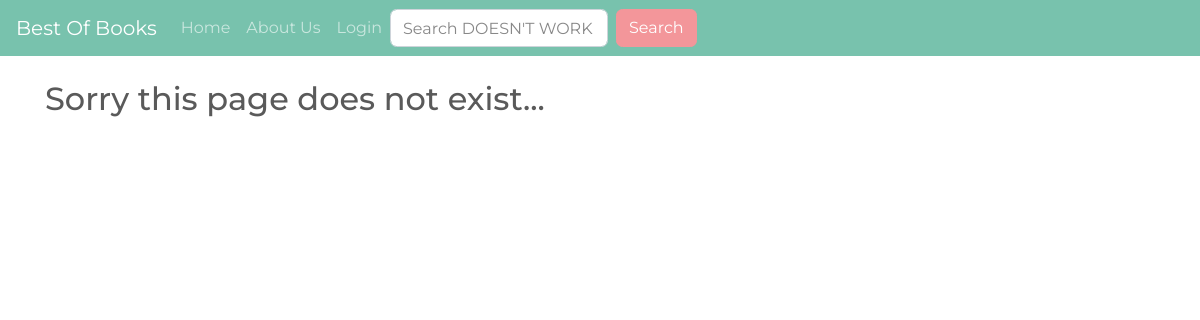
The app's page /genre/mystery, older data.
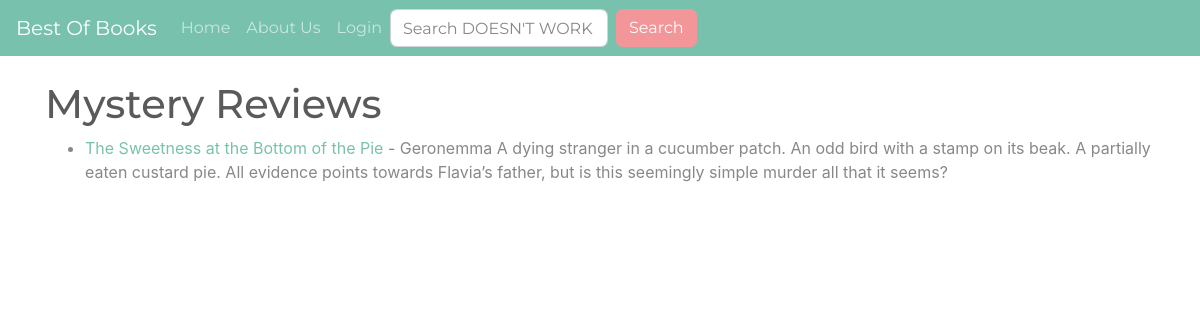
The same page, newer data.
### mainapp/models.py (models this page shows, shortened)
class Post(models.Model):
	title = models.CharField(max_length=255)
	slug = models.SlugField(max_length=255, null=False, unique=True)
	reviewer = models.ForeignKey(User, on_delete=models.CASCADE)
	author = models.CharField(max_length=255)
	pub_date = models.DateField()
	genre = models.CharField(max_length=255)
	should_know = models.CharField(max_length=500)
	snippit = models.CharField(max_length=255)
	body = models.TextField()

### mainapp/views.py (the view)
# urls.py: path('genre/<str:genres>', GenreView, name="genre"),
def GenreView(request, genres):
	genre_posts = Post.objects.filter(genre=genres)
	return render(request, 'genres.html', {"genres":genres.title(), 'genre_posts':genre_posts})

### mainapp/templates/genres.html (shortened to what this page needs)
{% extends 'base.html' %}
{% block content %}
{% if genre_posts %}
<h1>{{ genres }} Reviews</h1>
<ul>
{% for post in genre_posts %}
	<li><a href="{% url 'article-detail' post.slug  %}">{{ post.title }}</a> - {{ post.reviewer }}
	{{ post.snippit}}</li>
{% endfor %}
</ul>
{% else %}
<h2>Sorry this page does not exist...</h2>
{% endif%}
{% endblock %}

Row changes from the older to the newer data that the page shows:
added Post: genre "Mystery", title "The Sweetness at the Bottom of the Pie", reviewer "Geronemma", snippit "A dying stranger in a cucumber patch. An odd bird with a stamp on its beak. A partially eaten custard pie. All evidence points towards Flavia’s father, but is this seemingly simple murder all that it seems?"
Text that changed along with them:
text no longer shown: "Sorry this page does not exist..."
text now shown: "Reviews"
